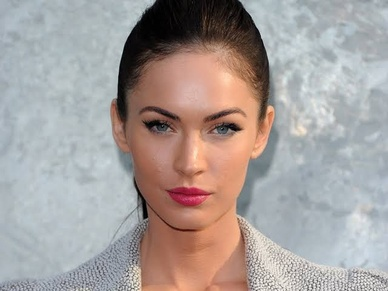
#> input picture Testes/OpenCVScript/Fotos/imagem4.jpg, 388 x 291 px, shrunk from 640 x 480 before the run, found by its file name
$ python eyes.py
#> lines starting #> are read from the running program, lines starting #| are printed output that depends on the picture; after the words box and inside, x2 and y2 are one past the last pixel; in counts of white or black regions, pixels touching at a corner belong together
import cv2

winName = 'Faces'
cv2.namedWindow(winName, cv2.WINDOW_GUI_NORMAL)
cv2.setWindowProperty(winName, cv2.WND_PROP_AUTOSIZE, cv2.WINDOW_AUTOSIZE)

carregaFace = cv2.CascadeClassifier("OpenCv\\cascade\\haarcascade_frontalface_alt.xml")
carregaEye = cv2.CascadeClassifier("OpenCv\\cascade\\haarcascade_eye.xml")

minhafoto = "fotos\\img2.jpg"
outro = "OpenCVScript\\fotos\\imagem4.jpg"
image = cv2.imread(outro)
#> image is the input picture: shape (291, 388, 3); mean B, G, R 155.7, 158.5, 167.2

grayimage = cv2.cvtColor(image, cv2.COLOR_BGR2GRAY)
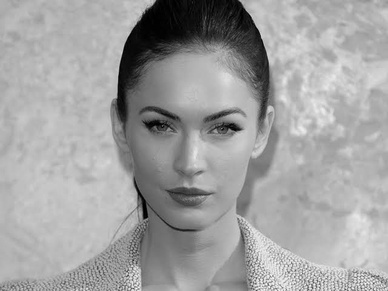
#> grayimage: shape (291, 388); min 0, max 254, mean 160.7

faces = carregaFace.detectMultiScale(grayimage)
#> faces = [[110, 62, 166, 166]]

print(faces)
#| [[110  62 166 166]]

for (x, y, l, a) in faces:
    #arq, location, tamanho, color, espessura
    detect = cv2.rectangle(image, (x, y), (x+l, y+a), (0, 255, 0), 2)
    localEye = detect[y:y+a, x:x+l]
    localEyeGray = cv2.cvtColor(localEye, cv2.COLOR_HSV2RGB)
    detected = carregaEye.detectMultiScale(localEyeGray)

    for (ox, oy, ol, oa) in detected:
        localEye = cv2.rectangle(localEye, (ox, oy), (ox+ol, oy+oa), (255, 0, 0), 2)
#> this loop made 1 pass
#> (x, y, l, a, detected) on pass 1: (110, 62, 166, 166, [[26, 44, 40, 40], [98, 51, 32, 32], [88, 41, 49, 49]])
#> pass 1, `localEye = detect[y:y+a, x:x+l]`:
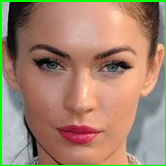
#> localEye: shape (166, 166, 3); mean B, G, R 110.2, 133.7, 162.5
#> pass 1, `localEyeGray = cv2.cvtColor(localEye, cv2.COLOR_HSV2RGB)`:
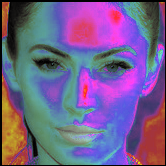
#> localEyeGray: shape (166, 166, 3); mean R, G, B 115.5, 95.4, 140.6
#> after the loop:
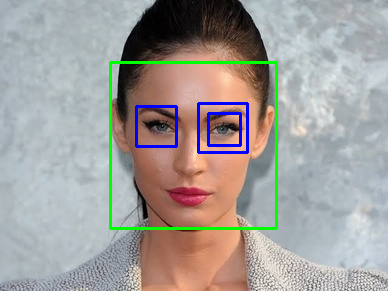
#> image: shape (291, 388, 3); 3.04% of pixels changed, all inside (x1, y1, x2, y2) = (109, 61, 278, 230)
#> after the loop:
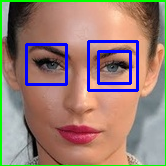
#> localEye: shape (166, 166, 3); 5.23% of pixels changed, all inside (x1, y1, x2, y2) = (25, 40, 139, 92)

cv2.imshow(winName, image)

if (cv2.waitKey(0)) :
#> (key Esc is pressed here)
    cv2.destroyAllWindows()
